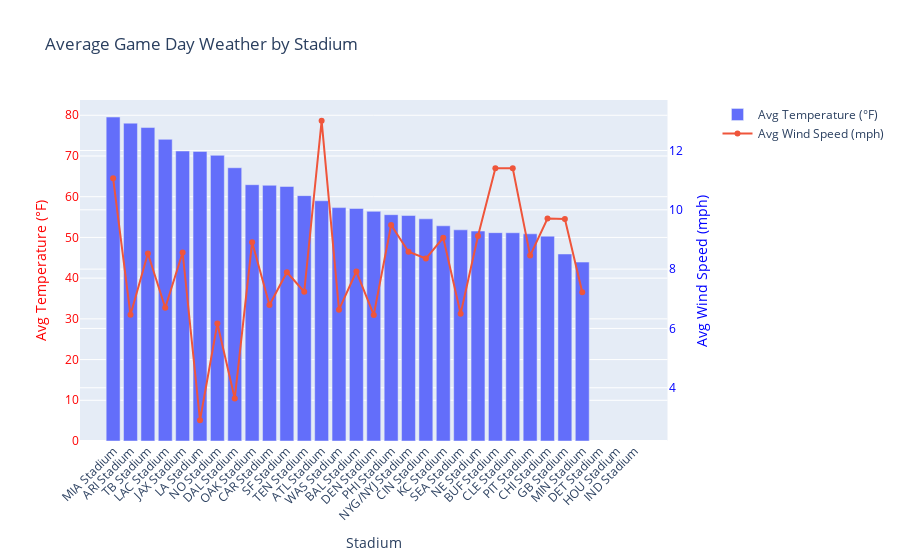

The notebook cell this image was saved under:
### Markdown cell above
## VEFSÍÐA

Think of it like this, do you want to travel to go see your new team play a game on their home stadium? Then perhaps let's look at the average weather conditions. The graph below shows us the average wind speed as well as the average temperature for each home team stadium. 

As a fan, whether you're watching from the cozy confines of your living room or you're cheering in the stands, knowing the weather can help you prepare for the game. For stadium-goers, understanding typical weather patterns can influence everything from apparel choices to tailgating plans. Meanwhile, at-home viewers will find that commentators often discuss weather impacts on the game’s strategy, adding an extra layer of depth to broadcasts.

### Code cell
import plotly.graph_objects as go
from plotly.subplots import make_subplots
stadium_weather = result.groupby('stadium_name').agg({
    'temp': 'mean',
    'wind': 'mean'
}).sort_values(by='temp', ascending=False)
stadium_weather=stadium_weather.reset_index()

# Create figure with secondary y-axis
fig = make_subplots(specs=[[{"secondary_y": True}]])

# Add traces
fig.add_trace(
    go.Bar(x=stadium_weather['stadium_name'], y=stadium_weather['temp'], name='Avg Temperature (°F)'),
    secondary_y=False,
)

fig.add_trace(
    go.Scatter(x=stadium_weather['stadium_name'], y=stadium_weather['wind'], name='Avg Wind Speed (mph)', mode='lines+markers'),
    secondary_y=True,
)

# Add figure title
fig.update_layout(
    title_text='Average Game Day Weather by Stadium'
)

# Set x-axis title
fig.update_xaxes(title_text='Stadium')

# Set y-axes titles
fig.update_yaxes(title_text='Avg Temperature (°F)', secondary_y=False, color='red')
fig.update_yaxes(title_text='Avg Wind Speed (mph)', secondary_y=True, color='blue')

# Rotate x-axis labels
fig.update_layout(xaxis_tickangle=-45)

# Show plot
fig.show()

### Figure 1 — Plotly figure (JSON) as saved in the notebook; plotly's stock layout.template omitted (floating-point values rounded to 4 significant figures)
{"data": [{"name": "Avg Temperature (°F)", "type": "bar", "x": ["MIA Stadium", "ARI Stadium", "TB Stadium", "LAC Stadium", "JAX Stadium", "LA Stadium", "NO Stadium", "DAL Stadium", "OAK Stadium", "CAR Stadium", "SF Stadium", "TEN Stadium", "ATL Stadium", "WAS Stadium", "BAL Stadium", "DEN Stadium", "PHI Stadium", "NYG/NYJ Stadium", "CIN Stadium", "KC Stadium", "SEA Stadium", "NE Stadium", "BUF Stadium", "CLE Stadium", "PIT Stadium", "CHI Stadium", "GB Stadium", "MIN Stadium", "DET Stadium", "HOU Stadium", "IND Stadium"], "xaxis": "x", "y": [79.57, 78.06, 76.99, 74.09, 71.23, 71.12, 70.17, 67.11, 62.95, 62.81, 62.52, 60.26, 59, 57.33, 57.11, 56.4, 55.59, 55.38, 54.57, 52.85, 51.86, 51.56, 51.17, 51.15, 50.89, 50.31, 45.93, 43.94, null, null, null], "yaxis": "y"}, {"mode": "lines+markers", "name": "Avg Wind Speed (mph)", "type": "scatter", "x": ["MIA Stadium", "ARI Stadium", "TB Stadium", "LAC Stadium", "JAX Stadium", "LA Stadium", "NO Stadium", "DAL Stadium", "OAK Stadium", "CAR Stadium", "SF Stadium", "TEN Stadium", "ATL Stadium", "WAS Stadium", "BAL Stadium", "DEN Stadium", "PHI Stadium", "NYG/NYJ Stadium", "CIN Stadium", "KC Stadium", "SEA Stadium", "NE Stadium", "BUF Stadium", "CLE Stadium", "PIT Stadium", "CHI Stadium", "GB Stadium", "MIN Stadium", "DET Stadium", "HOU Stadium", "IND Stadium"], "xaxis": "x", "y": [11.06, 6.458, 8.525, 6.696, 8.56, 2.906, 6.167, 3.639, 8.906, 6.787, 7.894, 7.237, 13, 6.631, 7.919, 6.456, 9.488, 8.584, 8.356, 9.057, 6.494, 9.119, 11.4, 11.4, 8.456, 9.706, 9.688, 7.222, null, null, null], "yaxis": "y2"}], "layout": {"title": {"text": "Average Game Day Weather by Stadium"}, "xaxis": {"anchor": "y", "domain": [0, 0.94], "tickangle": -45, "title": {"text": "Stadium"}}, "yaxis": {"anchor": "x", "color": "red", "domain": [0, 1], "title": {"text": "Avg Temperature (°F)"}}, "yaxis2": {"anchor": "x", "color": "blue", "overlaying": "y", "side": "right", "title": {"text": "Avg Wind Speed (mph)"}}}}
